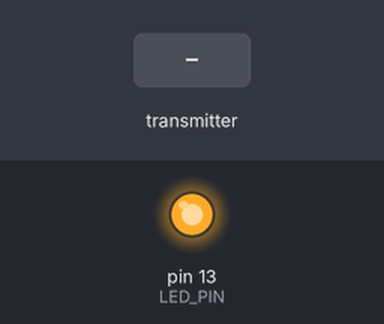
Bench run of a sketch on a simulated Arduino Uno, built with avr-gcc and run on an emulated ATmega328P. Shown: output pins drawn as LEDs (lit = HIGH). Inputs (shaded band) come from the test bench.

Above: at 1.2 s.
1.3 s: the transmitter starts sending ch.2 = 172
At 1.9 s:
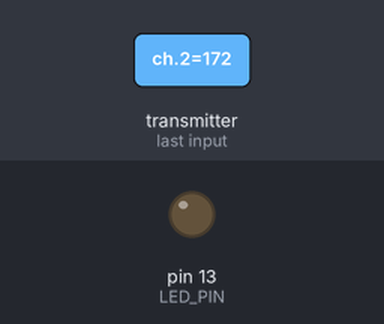
2.8 s: the transmitter starts sending ch.2 = 992
At 3.3 s:
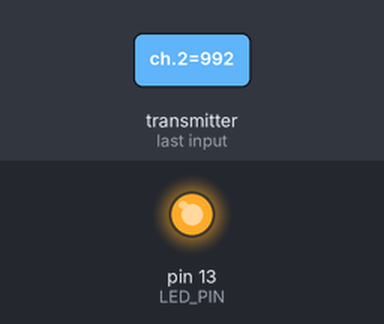
4.3 s: the transmitter starts sending ch.2 = 600
At 5.6 s:
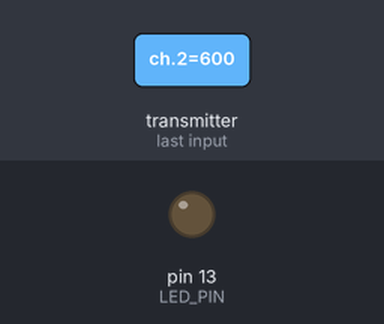
Timing chart, 0 to 7.3 s (numbered marks = the images above; inputs shaded):
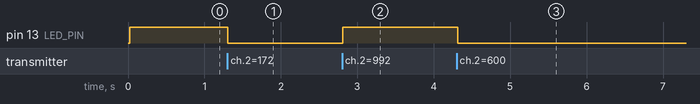

Measured:
- after the input at 1.3 s, pin 13 (LED_PIN): HIGH → LOW at once
- after the input at 2.8 s, pin 13 (LED_PIN): LOW → HIGH at once
- after the input at 4.3 s, pin 13 (LED_PIN): HIGH → LOW at once

The sketch:

nano_receive.ino
```cpp
#include "sbus.h"

#define LED_PIN 13

bfs::SbusRx sbus_rx(&Serial);
bfs::SbusData data;

unsigned long lastSbusTime = 0;

void setup() {
  pinMode(LED_PIN, OUTPUT);
  digitalWrite(LED_PIN, LOW);
  sbus_rx.Begin();
}

void loop() {
  if (sbus_rx.Read()) {
    data = sbus_rx.data();
    lastSbusTime = millis();
  }

  if (millis() - lastSbusTime > 100) {
    digitalWrite(LED_PIN, LOW);
    return;
  }

  if (data.ch[2] > 900) {
    digitalWrite(LED_PIN, HIGH);
  } else {
    digitalWrite(LED_PIN, LOW);
  }
}
```
